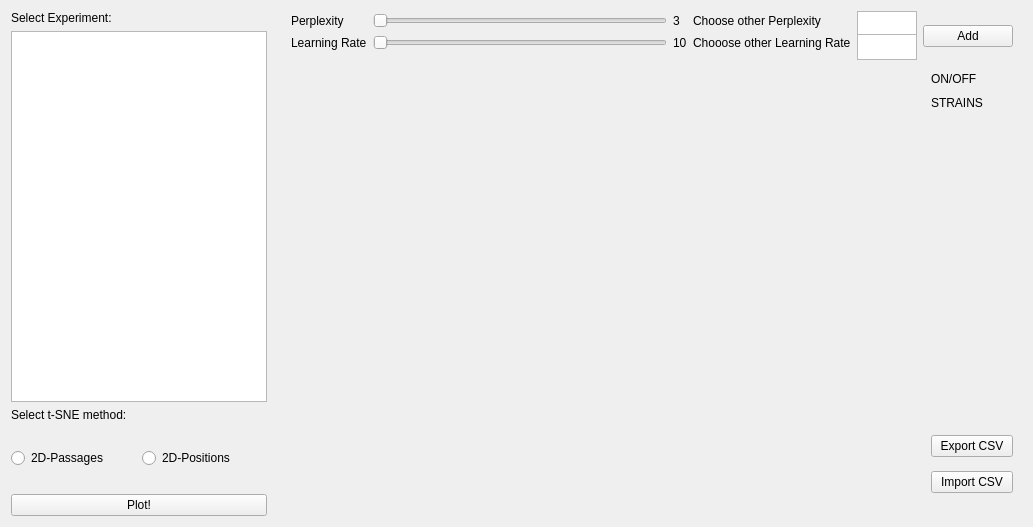
      <widget class="QWidget" name="tSNE">
       <layout class="QHBoxLayout" name="horizontalLayout_6">
        <item>
         <widget class="QFrame" name="frame_8">
          <property name="minimumSize">
           <size>
            <width>260</width>
            <height>500</height>
           </size>
          </property>
          <property name="maximumSize">
           <size>
            <width>500</width>
            <height>1680</height>
           </size>
          </property>
          <property name="frameShape">
           <enum>QFrame::NoFrame</enum>
          </property>
          <property name="frameShadow">
           <enum>QFrame::Plain</enum>
          </property>
          <property name="midLineWidth">
           <number>1</number>
          </property>
          <layout class="QGridLayout" name="gridLayout_10">
           <property name="leftMargin">
            <number>0</number>
           </property>
           <property name="topMargin">
            <number>0</number>
           </property>
           <property name="bottomMargin">
            <number>0</number>
           </property>
           <property name="horizontalSpacing">
            <number>5</number>
           </property>
           <item row="2" column="0">
            <widget class="QLabel" name="label_14">
             <property name="styleSheet">
              <string notr="true">font: 75 13pt &quot;Ubuntu Condensed&quot;;</string>
             </property>
             <property name="text">
              <string>Select t-SNE method:</string>
             </property>
            </widget>
           </item>
           <item row="0" column="0">
            <widget class="QLabel" name="label_13">
             <property name="styleSheet">
              <string notr="true">font: 75 13pt &quot;Ubuntu Condensed&quot;;</string>
             </property>
             <property name="text">
              <string>Select Experiment:</string>
             </property>
            </widget>
           </item>
           <item row="1" column="0">
            <widget class="QTableView" name="tableTSNE">
             <property name="minimumSize">
              <size>
               <width>0</width>
               <height>290</height>
              </size>
             </property>
             <property name="styleSheet">
              <string notr="true">font: 10pt &quot;Ubuntu Condensed&quot;;</string>
             </property>
            </widget>
           </item>
           <item row="4" column="0">
            <widget class="QPushButton" name="tsneButton">
             <property name="maximumSize">
              <size>
               <width>16777215</width>
               <height>30</height>
              </size>
             </property>
             <property name="styleSheet">
              <string notr="true">font: 75 13pt &quot;Ubuntu Condensed&quot;;</string>
             </property>
             <property name="text">
              <string>Plot!</string>
             </property>
            </widget>
           </item>
           <item row="3" column="0">
            <widget class="QFrame" name="frame_10">
             <property name="minimumSize">
              <size>
               <width>0</width>
               <height>60</height>
              </size>
             </property>
             <property name="frameShape">
              <enum>QFrame::NoFrame</enum>
             </property>
             <property name="frameShadow">
              <enum>QFrame::Plain</enum>
             </property>
             <layout class="QGridLayout" name="gridLayout_2">
              <property name="leftMargin">
               <number>0</number>
              </property>
              <property name="topMargin">
               <number>0</number>
              </property>
              <property name="rightMargin">
               <number>0</number>
              </property>
              <property name="bottomMargin">
               <number>0</number>
              </property>
              <item row="0" column="0">
               <widget class="QRadioButton" name="rb_passages">
                <property name="text">
                 <string>2D-Passages</string>
                </property>
               </widget>
              </item>
              <item row="0" column="1">
               <widget class="QRadioButton" name="rb_positions">
                <property name="text">
                 <string>2D-Positions</string>
                </property>
               </widget>
              </item>
             </layout>
            </widget>
           </item>
          </layout>
         </widget>
        </item>
        <item>
         <widget class="QFrame" name="frame_">
          <property name="minimumSize">
           <size>
            <width>730</width>
            <height>500</height>
           </size>
          </property>
          <property name="maximumSize">
           <size>
            <width>16777215</width>
            <height>16777215</height>
           </size>
          </property>
          <property name="frameShape">
           <enum>QFrame::NoFrame</enum>
          </property>
          <property name="frameShadow">
           <enum>QFrame::Plain</enum>
          </property>
          <layout class="QVBoxLayout" name="verticalLayout_4">
           <property name="spacing">
            <number>0</number>
           </property>
           <property name="leftMargin">
            <number>0</number>
           </property>
           <property name="topMargin">
            <number>0</number>
           </property>
           <property name="rightMargin">
            <number>0</number>
           </property>
           <property name="bottomMargin">
            <number>0</number>
           </property>
           <item>
            <widget class="QFrame" name="frame_9">
             <property name="maximumSize">
              <size>
               <width>16777215</width>
               <height>50</height>
              </size>
             </property>
             <property name="frameShape">
              <enum>QFrame::NoFrame</enum>
             </property>
             <property name="frameShadow">
              <enum>QFrame::Plain</enum>
             </property>
             <property name="midLineWidth">
              <number>1</number>
             </property>
             <layout class="QGridLayout" name="gridLayout_3">
              <property name="topMargin">
               <number>0</number>
              </property>
              <property name="verticalSpacing">
               <number>4</number>
              </property>
              <item row="0" column="0">
               <widget class="QLabel" name="label">
                <property name="styleSheet">
                 <string notr="true">font: 75 13pt &quot;Ubuntu Condensed&quot;;</string>
                </property>
                <property name="text">
                 <string>Perplexity</string>
                </property>
               </widget>
              </item>
              <item row="1" column="1">
               <widget class="QSlider" name="lrSlider">
                <property name="orientation">
                 <enum>Qt::Horizontal</enum>
                </property>
               </widget>
              </item>
              <item row="0" column="3">
               <widget class="QLabel" name="label_2">
                <property name="styleSheet">
                 <string notr="true">font: 75 13pt &quot;Ubuntu Condensed&quot;;</string>
                </property>
                <property name="text">
                 <string>Choose other Perplexity</string>
                </property>
               </widget>
              </item>
              <item row="0" column="2">
               <widget class="QLabel" name="perplexity">
                <property name="styleSheet">
                 <string notr="true">font: 75 13pt &quot;Ubuntu Condensed&quot;;</string>
                </property>
                <property name="text">
                 <string>3</string>
                </property>
               </widget>
              </item>
              <item row="0" column="1">
               <widget class="QSlider" name="perplexitySlider">
                <property name="orientation">
                 <enum>Qt::Horizontal</enum>
                </property>
               </widget>
              </item>
              <item row="1" column="2">
               <widget class="QLabel" name="lr">
                <property name="styleSheet">
                 <string notr="true">font: 75 13pt &quot;Ubuntu Condensed&quot;;</string>
                </property>
                <property name="text">
                 <string>10</string>
                </property>
               </widget>
              </item>
              <item row="1" column="0">
               <widget class="QLabel" name="label_8">
                <property name="styleSheet">
                 <string notr="true">font: 75 13pt &quot;Ubuntu Condensed&quot;;</string>
                </property>
                <property name="text">
                 <string>Learning Rate</string>
                </property>
               </widget>
              </item>
              <item row="0" column="4">
               <widget class="QTextEdit" name="newPerplexity">
                <property name="minimumSize">
                 <size>
                  <width>0</width>
                  <height>26</height>
                 </size>
                </property>
                <property name="maximumSize">
                 <size>
                  <width>60</width>
                  <height>40</height>
                 </size>
                </property>
               </widget>
              </item>
              <item row="1" column="4">
               <widget class="QTextEdit" name="newLR">
                <property name="minimumSize">
                 <size>
                  <width>0</width>
                  <height>26</height>
                 </size>
                </property>
                <property name="maximumSize">
                 <size>
                  <width>60</width>
                  <height>40</height>
                 </size>
                </property>
               </widget>
              </item>
              <item row="1" column="3">
               <widget class="QLabel" name="label_9">
                <property name="styleSheet">
                 <string notr="true">font: 75 13pt &quot;Ubuntu Condensed&quot;;</string>
                </property>
                <property name="text">
                 <string>Chooose other Learning Rate</string>
                </property>
               </widget>
              </item>
              <item row="0" column="5" rowspan="2">
               <widget class="QFrame" name="frame_11">
                <property name="minimumSize">
                 <size>
                  <width>90</width>
                  <height>50</height>
                 </size>
                </property>
                <property name="frameShape">
                 <enum>QFrame::NoFrame</enum>
                </property>
                <property name="frameShadow">
                 <enum>QFrame::Plain</enum>
                </property>
                <layout class="QGridLayout" name="gridLayout_8">
                 <property name="leftMargin">
                  <number>0</number>
                 </property>
                 <property name="topMargin">
                  <number>0</number>
                 </property>
                 <property name="rightMargin">
                  <number>0</number>
                 </property>
                 <property name="bottomMargin">
                  <number>0</number>
                 </property>
                 <property name="horizontalSpacing">
                  <number>0</number>
                 </property>
                 <item row="0" column="0">
                  <widget class="QPushButton" name="addPerpLRButton">
                   <property name="text">
                    <string>Add</string>
                   </property>
                  </widget>
                 </item>
                </layout>
               </widget>
              </item>
             </layout>
            </widget>
           </item>
           <item>
            <widget class="QFrame" name="tsneFrame2">
             <property name="minimumSize">
              <size>
               <width>680</width>
               <height>455</height>
              </size>
             </property>
             <property name="frameShape">
              <enum>QFrame::NoFrame</enum>
             </property>
             <property name="frameShadow">
              <enum>QFrame::Plain</enum>
             </property>
             <layout class="QHBoxLayout" name="horizontalLayout_9">
              <property name="spacing">
               <number>0</number>
              </property>
              <property name="leftMargin">
               <number>0</number>
              </property>
              <property name="topMargin">
               <number>0</number>
              </property>
              <property name="rightMargin">
               <number>0</number>
              </property>
              <property name="bottomMargin">
               <number>0</number>
              </property>
              <item>
               <widget class="QFrame" name="tsneFrame3">
                <property name="minimumSize">
                 <size>
                  <width>640</width>
                  <height>455</height>
                 </size>
                </property>
                <property name="frameShape">
                 <enum>QFrame::NoFrame</enum>
                </property>
                <property name="frameShadow">
                 <enum>QFrame::Plain</enum>
                </property>
                <layout class="QVBoxLayout" name="verticalLayout_6">
                 <property name="spacing">
                  <number>0</number>
                 </property>
                 <property name="leftMargin">
                  <number>0</number>
                 </property>
                 <property name="topMargin">
                  <number>0</number>
                 </property>
                 <property name="rightMargin">
                  <number>0</number>
                 </property>
                 <property name="bottomMargin">
                  <number>0</number>
                 </property>
                 <item>
                  <widget class="QFrame" name="tsneFrame">
                   <property name="frameShape">
                    <enum>QFrame::NoFrame</enum>
                   </property>
                   <property name="frameShadow">
                    <enum>QFrame::Plain</enum>
                   </property>
                  </widget>
                 </item>
                 <item>
                  <widget class="QFrame" name="frame_33">
                   <property name="minimumSize">
                    <size>
                     <width>0</width>
                     <height>30</height>
                    </size>
                   </property>
                   <property name="maximumSize">
                    <size>
                     <width>16777215</width>
                     <height>40</height>
                    </size>
                   </property>
                   <property name="frameShape">
                    <enum>QFrame::NoFrame</enum>
                   </property>
                   <property name="frameShadow">
                    <enum>QFrame::Plain</enum>
                   </property>
                   <layout class="QGridLayout" name="gridLayout_12">
                    <property name="leftMargin">
                     <number>0</number>
                    </property>
                    <property name="topMargin">
                     <number>0</number>
                    </property>
                    <property name="rightMargin">
                     <number>0</number>
                    </property>
                    <property name="bottomMargin">
                     <number>0</number>
                    </property>
                    <property name="spacing">
                     <number>0</number>
                    </property>
                    <item row="0" column="0">
                     <widget class="QLabel" name="loading">
                      <property name="text">
                       <string/>
                      </property>
                     </widget>
                    </item>
                   </layout>
                  </widget>
                 </item>
                </layout>
               </widget>
              </item>
              <item>
               <widget class="QFrame" name="frame_15">
                <property name="minimumSize">
                 <size>
                  <width>90</width>
                  <height>0</height>
                 </size>
                </property>
                <property name="maximumSize">
                 <size>
                  <width>200</width>
                  <height>16777215</height>
                 </size>
                </property>
                <property name="frameShape">
                 <enum>QFrame::NoFrame</enum>
                </property>
                <property name="frameShadow">
                 <enum>QFrame::Plain</enum>
                </property>
                <layout class="QVBoxLayout" name="verticalLayout_7">
                 <property name="spacing">
                  <number>0</number>
                 </property>
                 <property name="leftMargin">
                  <number>0</number>
                 </property>
                 <property name="topMargin">
                  <number>0</number>
                 </property>
                 <property name="rightMargin">
                  <number>0</number>
                 </property>
                 <property name="bottomMargin">
                  <number>0</number>
                 </property>
                 <item>
                  <widget class="QFrame" name="frame_18">
                   <property name="maximumSize">
                    <size>
                     <width>16777215</width>
                     <height>60</height>
                    </size>
                   </property>
                   <property name="frameShape">
                    <enum>QFrame::NoFrame</enum>
                   </property>
                   <property name="frameShadow">
                    <enum>QFrame::Plain</enum>
                   </property>
                   <layout class="QVBoxLayout" name="verticalLayout_8">
                    <item>
                     <widget class="QLabel" name="label_12">
                      <property name="styleSheet">
                       <string notr="true">font: 75 13pt &quot;Ubuntu Condensed&quot;;</string>
                      </property>
                      <property name="text">
                       <string>ON/OFF</string>
                      </property>
                     </widget>
                    </item>
                    <item>
                     <widget class="QLabel" name="label_15">
                      <property name="styleSheet">
                       <string notr="true">font: 75 13pt &quot;Ubuntu Condensed&quot;;</string>
                      </property>
                      <property name="text">
                       <string>STRAINS</string>
                      </property>
                     </widget>
                    </item>
                   </layout>
                  </widget>
                 </item>
                 <item>
                  <widget class="QFrame" name="frame_filters">
                   <property name="frameShape">
                    <enum>QFrame::NoFrame</enum>
                   </property>
                   <property name="frameShadow">
                    <enum>QFrame::Plain</enum>
                   </property>
                   <layout class="QVBoxLayout" name="verticalLayout_9">
                    <property name="spacing">
                     <number>0</number>
                    </property>
                    <property name="leftMargin">
                     <number>0</number>
                    </property>
                    <property name="topMargin">
                     <number>0</number>
                    </property>
                    <property name="rightMargin">
                     <number>0</number>
                    </property>
                    <property name="bottomMargin">
                     <number>0</number>
                    </property>
                    <item>
                     <widget class="QFrame" name="frame_sliders">
                      <property name="frameShape">
                       <enum>QFrame::NoFrame</enum>
                      </property>
                      <property name="frameShadow">
                       <enum>QFrame::Plain</enum>
                      </property>
                     </widget>
                    </item>
                    <item>
                     <widget class="QFrame" name="frame_20">
                      <property name="minimumSize">
                       <size>
                        <width>90</width>
                        <height>197</height>
                       </size>
                      </property>
                      <property name="frameShape">
                       <enum>QFrame::NoFrame</enum>
                      </property>
                      <property name="frameShadow">
                       <enum>QFrame::Plain</enum>
                      </property>
                      <layout class="QVBoxLayout" name="verticalLayout_10">
                       <item>
                        <widget class="QFrame" name="frame_19">
                         <property name="frameShape">
                          <enum>QFrame::NoFrame</enum>
                         </property>
                         <property name="frameShadow">
                          <enum>QFrame::Raised</enum>
                         </property>
                        </widget>
                       </item>
                       <item>
                        <widget class="QFrame" name="frame_21">
                         <property name="minimumSize">
                          <size>
                           <width>82</width>
                           <height>86</height>
                          </size>
                         </property>
                         <property name="maximumSize">
                          <size>
                           <width>82</width>
                           <height>86</height>
                          </size>
                         </property>
                         <property name="frameShape">
                          <enum>QFrame::NoFrame</enum>
                         </property>
                         <property name="frameShadow">
                          <enum>QFrame::Plain</enum>
                         </property>
                         <layout class="QVBoxLayout" name="verticalLayout_11">
                          <property name="spacing">
                           <number>0</number>
                          </property>
                          <property name="leftMargin">
                           <number>0</number>
                          </property>
                          <property name="topMargin">
                           <number>0</number>
                          </property>
                          <property name="rightMargin">
                           <number>0</number>
                          </property>
                          <property name="bottomMargin">
                           <number>0</number>
                          </property>
                          <item>
                           <widget class="QPushButton" name="exportCSVTSNE">
                            <property name="text">
                             <string>Export CSV</string>
                            </property>
                           </widget>
                          </item>
                          <item>
                           <widget class="QPushButton" name="importCSVTSNE">
                            <property name="text">
                             <string>Import CSV</string>
                            </property>
                           </widget>
                          </item>
                         </layout>
                        </widget>
                       </item>
                      </layout>
                     </widget>
                    </item>
                   </layout>
                  </widget>
                 </item>
                </layout>
               </widget>
              </item>
             </layout>
            </widget>
           </item>
          </layout>
         </widget>
        </item>
       </layout>
      </widget>
